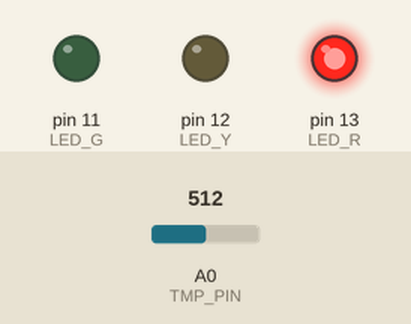
The sketch below on a simulated Arduino Uno, built with avr-gcc and run on an emulated ATmega328P. Parts: output pins drawn as LEDs (lit = HIGH). The test bench sets the inputs (shaded band); at power-on: A0 (TMP_PIN) = 512.

Above: at 1.3 s.
1.4 s: A0 (TMP_PIN) set to 199
2.9 s: A0 (TMP_PIN) set to 180
At 4.2 s:
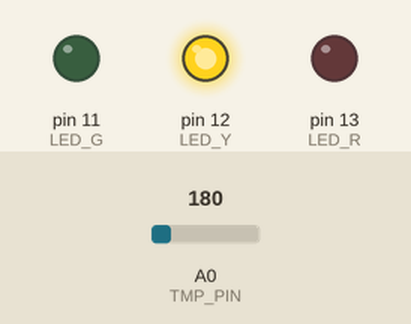
4.5 s: A0 (TMP_PIN) set to 122
At 5.5 s:
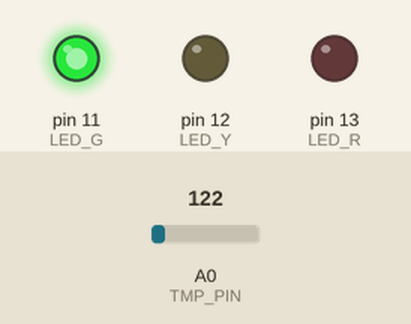
6.0 s: A0 (TMP_PIN) set to 306
At 6.6 s:
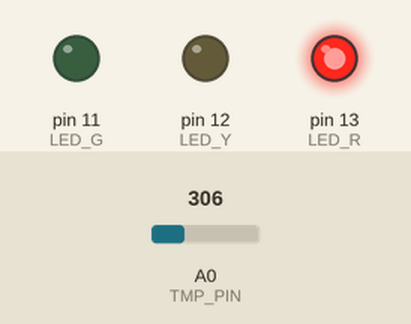
7.5 s: A0 (TMP_PIN) set to 28
At 7.8 s:
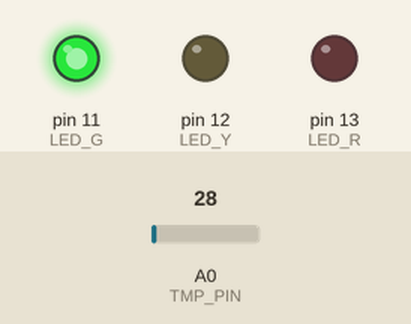
Timing chart, 0 to 10.0 s (numbered marks = the images above; inputs shaded):
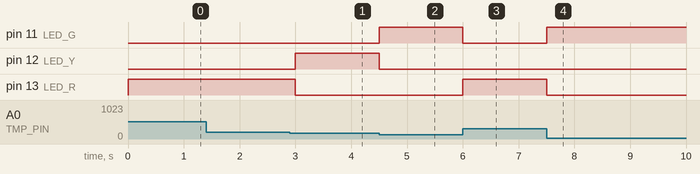

The sketch:

TermometroCovid-19.ino
```cpp
#define LED_R 13
#define LED_Y 12
#define LED_G 11
#define TMP_PIN	A0

float temp = 0.0;
int tmp_digtal = 0;

void setup() {
  pinMode(LED_R, OUTPUT);
  pinMode(LED_Y, OUTPUT);
  pinMode(LED_G, OUTPUT);

  pinMode(TMP_PIN, INPUT);
  analogReference(DEFAULT);
}

float convertTmp(int tmp);

void loop() {

	tmp_digtal = analogRead(TMP_PIN);

	temp = convertTmp(tmp_digtal);


	if(temp < 37.0){
		digitalWrite(LED_G, HIGH);
		digitalWrite(LED_Y, LOW);
		digitalWrite(LED_R, LOW);
	} else{
		if (temp <= 38.0){
			digitalWrite(LED_G, LOW);
			digitalWrite(LED_Y, HIGH);
			digitalWrite(LED_R, LOW);
		} else{
			digitalWrite(LED_G, LOW);
			digitalWrite(LED_Y, LOW);
			digitalWrite(LED_R, HIGH);
		}
	}

	delay(500);
}

float convertTmp(int tmp){
	float V;
	float graus;
	float Vref = 5.0;
	//tmp = 25.0 = 0.75V
	// Delta = 10 mV/°C
	// t(v) = (V/0.01) - 50

	// resolução = 5.0/1024 => aproximadamente 0.005volt/adc
	// adc = (Vin * 1024)/ Vre
	// Vin = (adc*Vref)/1024
	V = (float)tmp;
	V = (V * Vref);
	V = V/1024.0;

	graus = (V/0.01);
	graus = graus - 50.0;

	return graus;
}
```

Measured:
- the behaviour switches between 181 and 180 on A0 (TMP_PIN) (found by bisection; images 0 and 1)
- after the input at 1.4 s, every drawn part: stays the same
- after the input at 2.9 s, pin 12 (LED_Y): LOW → HIGH after 0.10 s; pin 13 (LED_R): HIGH → LOW after 0.10 s
- after the input at 4.5 s, pin 11 (LED_G): LOW → HIGH at once; pin 12 (LED_Y): HIGH → LOW at once
- after the input at 6.0 s, pin 11 (LED_G): HIGH → LOW at once; pin 13 (LED_R): LOW → HIGH at once
- after the input at 7.5 s, pin 11 (LED_G): LOW → HIGH at once; pin 13 (LED_R): HIGH → LOW at once
